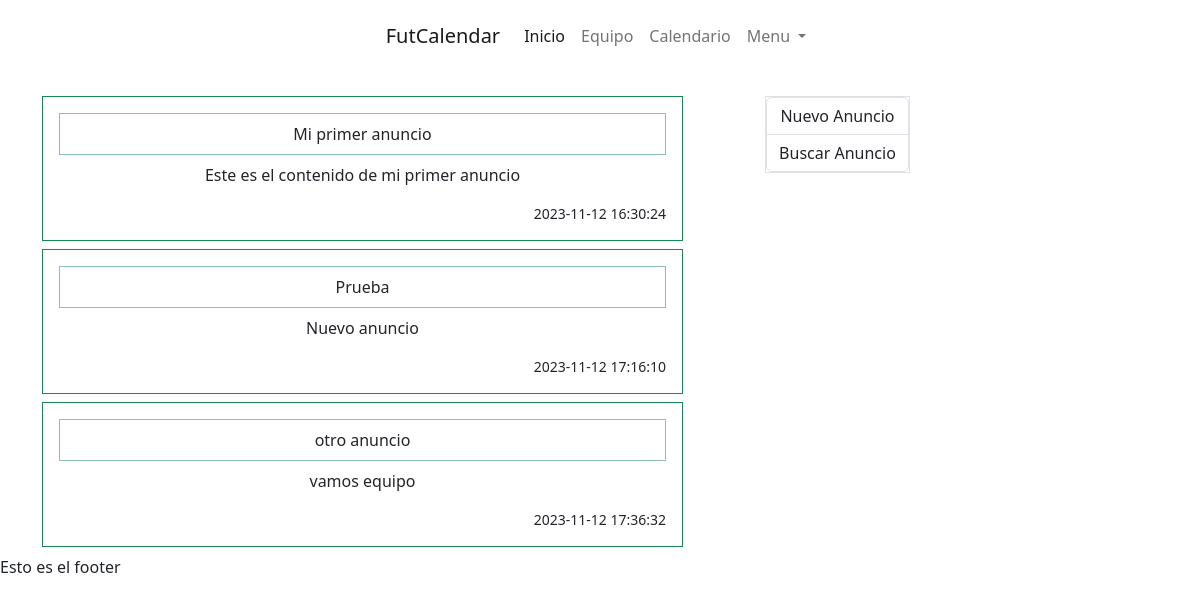
The page / on the database its author committed.
### tables this page shows
CREATE TABLE `tb_anuncio` (
  `id` int(11) NOT NULL,
  `titulo` varchar(100) NOT NULL,
  `descripcion` varchar(500) NOT NULL,
  `fecha` datetime NOT NULL DEFAULT current_timestamp()
);

### App/Views/Page/components/create-ad.component.php (called while the page is built, shortened)
<?php
$modalId = 'modal-create-ad';
?>

### App/Core/Controller.php (called while the page is built, shortened)
<?php
    class Controller{
        protected function render($layout = '', $data = []){
            $page = __DIR__.'/../page.php';
            include_once($page);
        }
    }

### App/Controllers/PageController.php (called while the page is built, shortened)
<?php
class PageController extends Controller
{
    public function Home()
    {
        require_once(MODEL_PATH . 'Advertisement.model.php');
        $adModel = new AdvertisementModel();
        $data["anuncios"] = $adModel->getAllAdvertisement();
        $this->render('', $data);
    }
}

### App/router.php (called while the page is built, shortened)
<?php
class Router
{
    private $action;
    public function matchRoute()
    {
        $url = explode('/', URL);
        $this->action = !empty($url[2]) ? $url[2] : 'Home';
    }
    public function run()
    {
        $controller = new $ClassName();
        $method = $this->action;
        $controller->$method();
    }
}

### index.php (called while the page is built, shortened)
<?php
    $router = new Router();
    $router->run();

### App/Views/Layouts/basic.layout.php (called while the page is built, shortened)
<?php
    include_once(PUBLIC_PATH."/header.php");
    include_once($viewPath);
?>

### App/config.php (called while the page is built, shortened)
<?php
function ROUTE($controller, $action) : string {
    return URL_PATH .'/'. strtolower($controller) .'/'. strtolower($action);
}

### App/Core/Model.php (called while the page is built, shortened)
<?php
require_once(SERVICES_PATH . 'Database.php');
class Model
{
    protected Database $db;
    protected string $entity;
    public function __construct($entity)
    {
        $this->db = Database::getInstance();
        $this->entity = $entity;
    }
    public function getAll()
    {
        $query = $this->db->prepare('CALL sp_get_all_' . $this->entity . '()');
        $query->execute();
        $result = $query->fetchAll(PDO::FETCH_ASSOC);
        return $result;
    }
}

### App/Services/Database.php (called while the page is built, shortened)
<?php
class Database extends PDO
{
    private static $instance;
    public static function getInstance(){
        if(self::$instance == null){
            self::$instance = new Database();
        }
        return self::$instance;
    }
}

### App/Models/Advertisement.model.php (called while the page is built, shortened)
<?php
class AdvertisementModel extends Model
{
    public function getAllAdvertisement(){
        return $this->getAll();
    }
}

### App/Views/Page/home.view.php (the view)
<?php
include_once(__DIR__ . "/components/create-ad.component.php");
?>
<div class="container overflow-hidden text-center">
    <div class="row gy-4">
        <div class="col-7">
            <?php
            $anuncios = $data["anuncios"];
            foreach ($anuncios as $anuncio) {
                ?>
                <div class="p-3 border border-success p-2 mb-2 anuncios">
                    <div class="border border-success p-2 mb-2 new-title" style="--bs-border-opacity: .5;"><?= $anuncio['title']?></div>
                    <div class="grid">
                        <div>
                            <p class="text-justify"><?= $anuncio['description']?></p>
                        </div>
                    </div>
                    <div class="text-end small date"><?= $anuncio['date']?></div>
                </div>
            <?php } ?>
        </div>
        <div class="col-3">
            <div class="btn-group-vertical border" role="group" aria-label="Vertical button group">
                <button type="button" class="btn border border-black" data-bs-toggle="modal"
                    data-bs-target="#<?= $modalId ?>">Nuevo Anuncio</button>
                <button type="button" class="btn border border-black">Buscar Anuncio</button>
            </div>
        </div>
    </div>
</div>

### App/page.php (shortened to what this page needs)
<!DOCTYPE html>
<html lang="en">
<head>
    <link rel="stylesheet" href="<?= URL_PATH ?>/Public/Assets/css/styles.css">
    <link rel="stylesheet" href="<?= URL_PATH ?>/Public/Assets/css/calendar.css">
    <link rel="stylesheet" href="<?= URL_PATH ?>/Public/bootstrap/css/bootstrap.min.css">
</head>
<body class="body-style">
    <?php
    include_once($pageLayoutPath);
    ?>
</body>
</html>

### Public/header.php (shortened to what this page needs)
<header class="container navbar justify-content-center mb-4">
  <nav class="navbar navbar-expand-lg">
    <div class="container-fluid">
      <a class="navbar-brand" href="<?=ROUTE('page','home')?>">FutCalendar</a>
      <div class="collapse navbar-collapse" id="navbarNavDropdown">
        <ul class="navbar-nav">
          <li class="nav-item">
            <a class="nav-link active" aria-current="page" href="<?=ROUTE('page','home')?>">Inicio</a>
          </li>
          <li class="nav-item">
            <a class="nav-link" href="#">Equipo</a>
          </li>
          <li class="nav-item">
            <a class="nav-link" href="<?=ROUTE('page','calendar')?>">Calendario</a>
          </li>
          <li class="nav-item dropdown">
            <a class="nav-link dropdown-toggle" href="#" role="button" data-bs-toggle="dropdown" aria-expanded="false">
              Menu
            </a>
          </li>
        </ul>
      </div>
    </div>
  </nav>
</header>

### rows shown on the page
tb_anuncio: titulo "Mi primer anuncio", descripcion "Este es el contenido de mi primer anuncio", fecha "2023-11-12 16:30:24"
tb_anuncio: titulo "Prueba", descripcion "Nuevo anuncio", fecha "2023-11-12 17:16:10"
tb_anuncio: titulo "otro anuncio", descripcion "vamos equipo", fecha "2023-11-12 17:36:32"
